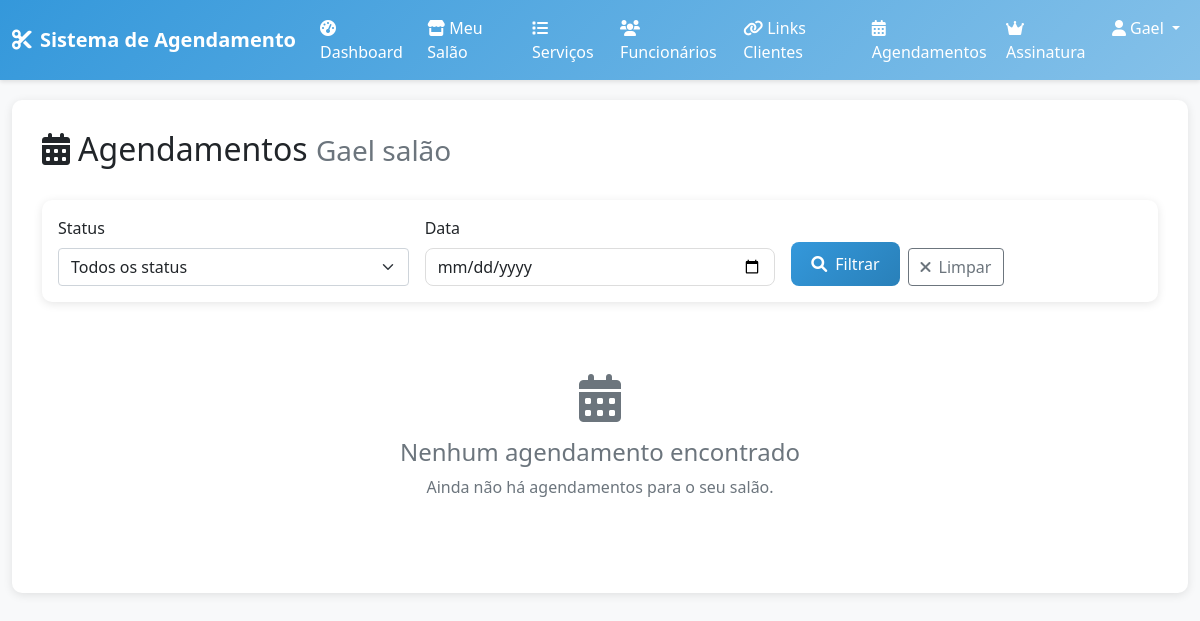
Before: /salons/appointments/ (signed in) with the older database file.
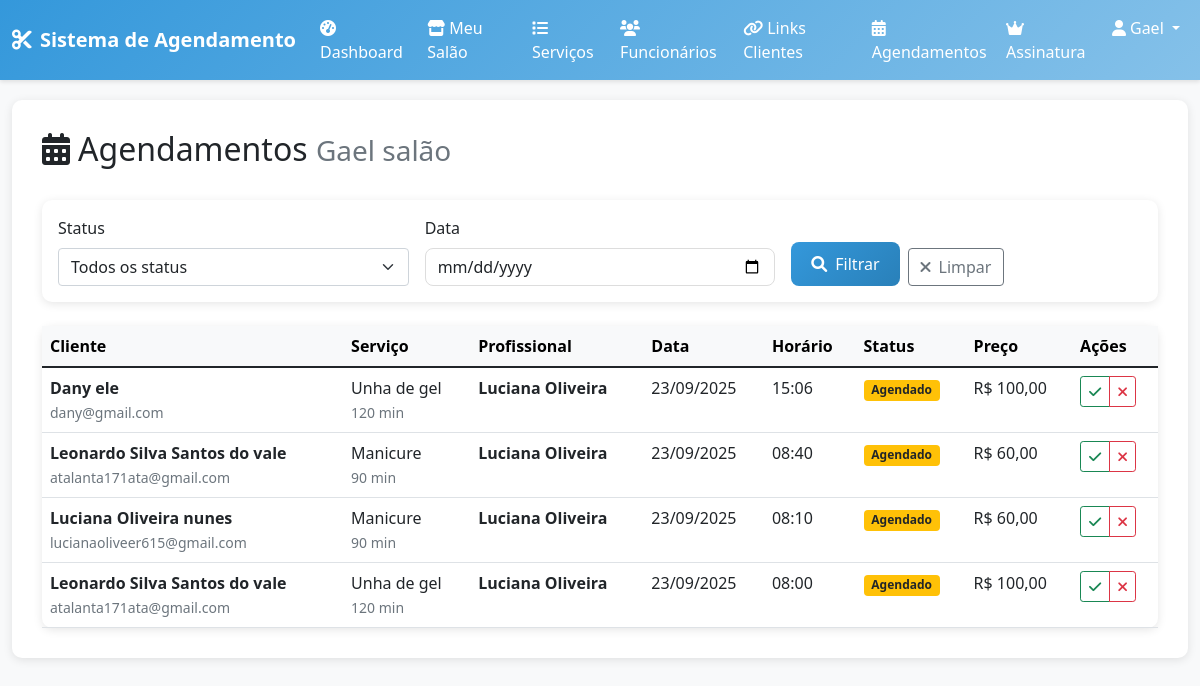
After: the same page with the newer database file.
### appointments/models.py (models this page shows, shortened)
class Appointment(models.Model):
    STATUS_CHOICES = (
        ('pending', 'Pendente'),
        ('scheduled', 'Agendado'),
        ('confirmed', 'Confirmado'),
        ('rescheduled', 'Reagendado'),
        ('cancelled', 'Cancelado'),
        ('completed', 'Concluído'),
        ('no_show', 'Não compareceu'),
    )
    client = models.ForeignKey(User, on_delete=models.CASCADE, related_name='appointments', verbose_name="Cliente")
    salon = models.ForeignKey(Salon, on_delete=models.CASCADE, related_name='appointments', verbose_name="Salão")
    service = models.ForeignKey(Service, on_delete=models.CASCADE, related_name='appointments', verbose_name="Serviço")
    employee = models.ForeignKey('salons.Employee', on_delete=models.SET_NULL, null=True, blank=True, related_name='appointments', verbose_name="Funcionário responsável")
    appointment_date = models.DateField(verbose_name="Data do Agendamento")
    appointment_time = models.TimeField(verbose_name="Horário do Agendamento")
    status = models.CharField(max_length=15, choices=STATUS_CHOICES, default='pending', verbose_name="Status")
    notes = models.TextField(blank=True, null=True, verbose_name="Observações")
    rescheduled_date = models.DateField(blank=True, null=True, verbose_name="Nova Data (Reagendamento)")
    rescheduled_time = models.TimeField(blank=True, null=True, verbose_name="Novo Horário (Reagendamento)")
    rescheduled_reason = models.TextField(blank=True, null=True, verbose_name="Motivo do Reagendamento")
    created_at = models.DateTimeField(auto_now_add=True)
    updated_at = models.DateTimeField(auto_now=True)
    class Meta:
        verbose_name = "Agendamento"
        verbose_name_plural = "Agendamentos"
        ordering = ['appointment_date', 'appointment_time']
        constraints = [
            models.UniqueConstraint(
                fields=['salon', 'employee', 'appointment_date', 'appointment_time'],
                condition=models.Q(employee__isnull=False),
                name='unique_employee_appointment_time'
            ),
            models.UniqueConstraint(
                fields=['salon', 'appointment_date', 'appointment_time'],
                condition=models.Q(employee__isnull=True),
                name='unique_salon_appointment_time_no_employee'
            )
        ]

### salons/models.py (models this page shows, shortened)
class Service(models.Model):
    salon = models.ForeignKey(Salon, on_delete=models.CASCADE, related_name='services', verbose_name="Salão")
    name = models.CharField(max_length=100, verbose_name="Nome do Serviço")
    description = models.TextField(blank=True, null=True, verbose_name="Descrição")
    duration = models.PositiveIntegerField(verbose_name="Duração (minutos)")
    price = models.DecimalField(max_digits=10, decimal_places=2, verbose_name="Preço")
    is_active = models.BooleanField(default=True, verbose_name="Ativo")
    created_at = models.DateTimeField(auto_now_add=True)
    updated_at = models.DateTimeField(auto_now=True)
    class Meta:
        verbose_name = "Serviço"
        verbose_name_plural = "Serviços"
        ordering = ['name']

class Employee(models.Model):
    user = models.OneToOneField(User, on_delete=models.CASCADE, related_name='employee_profile', verbose_name="Usuário")
    salon = models.ForeignKey(Salon, on_delete=models.CASCADE, related_name='employees', verbose_name="Salão")
    services = models.ManyToManyField(Service, blank=True, verbose_name="Serviços que pode executar")
    is_active = models.BooleanField(default=True, verbose_name="Ativo")
    hire_date = models.DateField(auto_now_add=True, verbose_name="Data de contratação")
    created_at = models.DateTimeField(auto_now_add=True)
    updated_at = models.DateTimeField(auto_now=True)
    class Meta:
        verbose_name = "Funcionário"
        verbose_name_plural = "Funcionários"
        unique_together = ['user', 'salon']

### subscriptions/views.py (the view)
    def wrapper(request, *args, **kwargs):
        if not request.user.is_authenticated:
            return redirect('accounts:login')
        if request.user.profile.user_type != 'owner':
            messages.error(request, 'Acesso negado.')
            return redirect('accounts:dashboard')
        subscription = getattr(request.user, 'subscription', None)
        if not subscription or not subscription.is_active():
            messages.warning(request, 'Sua assinatura expirou. Renove para continuar usando o sistema.')
            return redirect('subscriptions:detail')
        return view_func(request, *args, **kwargs)

### salons/views.py (called while the page is built)
@subscription_required
def appointments_list(request):
    salon = request.user.salon
    status_filter = request.GET.get('status', '')
    date_filter = request.GET.get('date', '')
    appointments = Appointment.objects.filter(salon=salon)
    if status_filter:
        appointments = appointments.filter(status=status_filter)
    if date_filter:
        try:
            filter_date = datetime.strptime(date_filter, '%Y-%m-%d').date()
            appointments = appointments.filter(appointment_date=filter_date)
        except ValueError:
            pass
    appointments = appointments.order_by('-appointment_date', '-appointment_time')
    return render(request, 'salons/appointments_list.html', {
        'appointments': appointments,
        'salon': salon,
        'status_filter': status_filter,
        'date_filter': date_filter,
        'status_choices': Appointment.STATUS_CHOICES
    })

### subscriptions/models.py (called while the page is built)
    def is_active(self):
        return self.status == 'active' and self.end_date > timezone.now()

### templates/salons/appointments_list.html (shortened to what the changed rows need)
{% extends 'base/base.html' %}
{% block content %}
<div class="row">
    <div class="col-12">
        <div class="d-flex justify-content-between align-items-center mb-4">
            <h2>
                <i class="fas fa-calendar-alt me-2"></i>Agendamentos
                <small class="text-muted">{{ salon.name }}</small>
            </h2>
        </div>
        {% if appointments %}
            <div class="card">
                <div class="card-body p-0">
                    <div class="table-responsive">
                        <table class="table table-hover mb-0">
                            <thead class="table-light">
                                <tr>
                                    <th>Cliente</th>
                                    <th>Serviço</th>
                                    <th>Profissional</th>
                                    <th>Data</th>
                                    <th>Horário</th>
                                    <th>Status</th>
                                    <th>Preço</th>
                                    <th>Ações</th>
                                </tr>
                            </thead>
                            <tbody>
                                {% for appointment in appointments %}
                                    <tr>
                                        <td>
                                            <div>
                                                <strong>{{ appointment.client.first_name }} {{ appointment.client.last_name }}</strong>
                                                <br>
                                                <small class="text-muted">{{ appointment.client.email }}</small>
                                            </div>
                                        </td>
                                        <td>
                                            {{ appointment.service.name }}
                                            <br>
                                            <small class="text-muted">{{ appointment.service.duration }} min</small>
                                        </td>
                                        <td>
                                            {% if appointment.employee %}
                                                <strong>{{ appointment.employee.user.get_full_name|default:appointment.employee.user.username }}</strong>
                                            {% else %}
                                                <span class="text-muted">Não atribuído</span>
                                            {% endif %}
                                        </td>
                                        <td>{{ appointment.appointment_date|date:"d/m/Y" }}</td>
                                        <td>{{ appointment.appointment_time|time:"H:i" }}</td>
                                        <td>
                                            {% if appointment.status == 'scheduled' %}
                                                <span class="badge bg-warning text-dark">{{ appointment.get_status_display }}</span>
                                            {% elif appointment.status == 'confirmed' %}
                                                <span class="badge bg-success">{{ appointment.get_status_display }}</span>
                                            {% elif appointment.status == 'cancelled' %}
                                                <span class="badge bg-danger">{{ appointment.get_status_display }}</span>
                                            {% elif appointment.status == 'completed' %}
                                                <span class="badge bg-primary">{{ appointment.get_status_display }}</span>
                                            {% else %}
                                                <span class="badge bg-secondary">{{ appointment.get_status_display }}</span>
                                            {% endif %}
                                        </td>
                                        <td>R$ {{ appointment.service.price }}</td>
                                        <td>
                                            <div class="btn-group btn-group-sm" role="group">
                                                {% if appointment.status == 'scheduled' %}
                                                    <button class="btn btn-outline-success" title="Confirmar">
                                                        <i class="fas fa-check"></i>
                                                    </button>
                                                {% endif %}
                                                {% if appointment.status != 'cancelled' and appointment.status != 'completed' %}
                                                    <button class="btn btn-outline-danger" title="Cancelar">
                                                        <i class="fas fa-times"></i>
                                                    </button>
                                                {% endif %}
                                            </div>
                                        </td>
                                    </tr>
                                {% endfor %}
                            </tbody>
                        </table>
                    </div>
                </div>
            </div>
        {% else %}
            <div class="text-center py-5">
                <i class="fas fa-calendar-alt fa-3x text-muted mb-3"></i>
                <h4 class="text-muted">Nenhum agendamento encontrado</h4>
                <p class="text-muted">
                    {% if status_filter or date_filter %}
                        Nenhum agendamento encontrado com os filtros aplicados.
                    {% else %}
                        Ainda não há agendamentos para o seu salão.
                    {% endif %}
                </p>
            </div>
        {% endif %}
    </div>
</div>
{% endblock %}

Changed rows visible on the page:
added Appointment: client.first_name "Dany", client.last_name "ele", client.email "dany@gmail.com", service.name "Unha de gel", service.duration "120", employee.user.get_full_name "Luciana Oliveira", appointment_date "23/09/2025", appointment_time "15:06", status "Agendado", service.price "100,00"
added Appointment: client.first_name "Leonardo", client.last_name "Silva Santos do vale", client.email "atalanta171ata@gmail.com", service.name "Manicure", service.duration "90", employee.user.get_full_name "Luciana Oliveira", appointment_date "23/09/2025", appointment_time "08:40", status "Agendado", service.price "60,00"
added Appointment: client.first_name "Luciana", client.last_name "Oliveira nunes", client.email "lucianaoliveer615@gmail.com", service.name "Manicure", service.duration "90", employee.user.get_full_name "Luciana Oliveira", appointment_date "23/09/2025", appointment_time "08:10", status "Agendado", service.price "60,00"
added Appointment: client.first_name "Leonardo", client.last_name "Silva Santos do vale", client.email "atalanta171ata@gmail.com", service.name "Unha de gel", service.duration "120", employee.user.get_full_name "Luciana Oliveira", appointment_date "23/09/2025", appointment_time "08:00", status "Agendado", service.price "100,00"
Other visible differences:
text no longer shown: "Nenhum agendamento encontrado Ainda não há agendamentos para o seu salão."
text now shown: "Cliente Serviço Profissional Data Horário Status Preço Ações"
